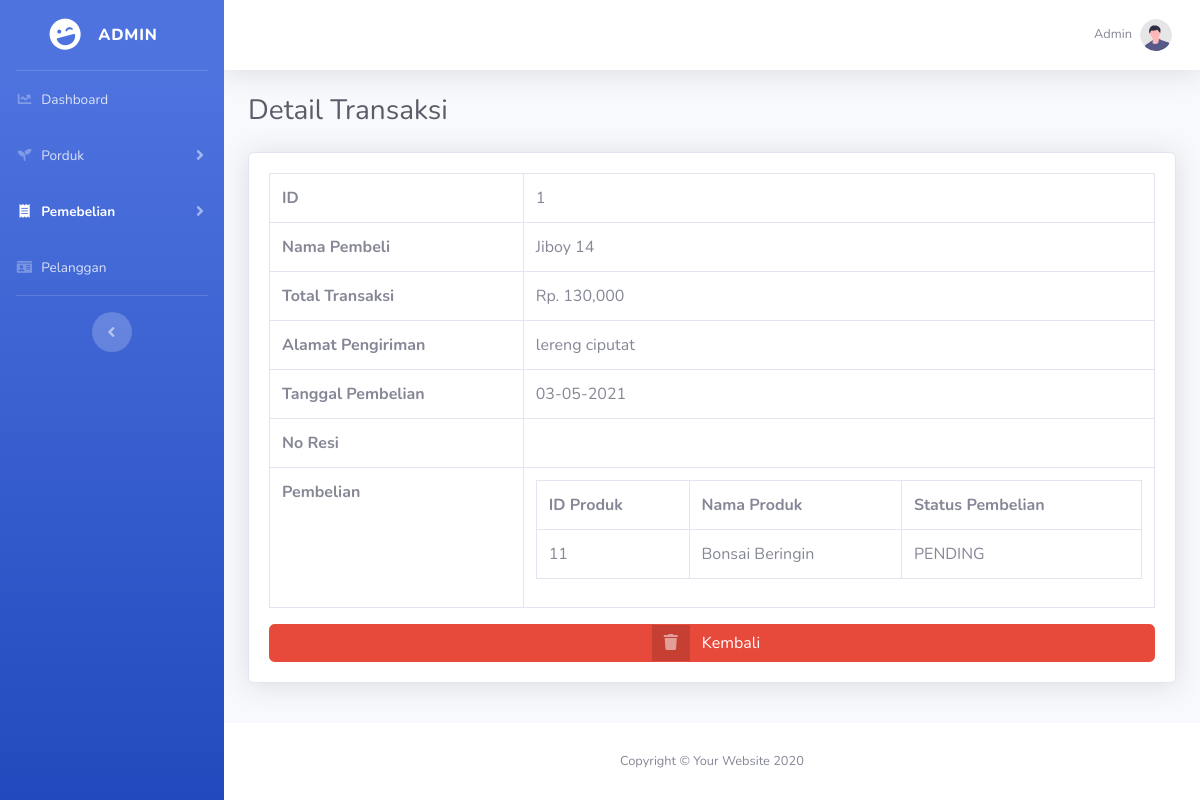
The page /admin/detail_pembelian.php?id=1 on the database its author committed.
### tables this page shows
CREATE TABLE `pembelian` (
  `id_pembelian` int(5) NOT NULL,
  `id_pelanggan` int(5) NOT NULL,
  `id_ongkir` int(5) NOT NULL,
  `tanggal_pembelian` date NOT NULL,
  `total_pembelian` int(11) NOT NULL,
  `nama_kota` varchar(100) NOT NULL,
  `kode_pos` int(7) NOT NULL,
  `tarif` int(5) NOT NULL,
  `alamat_pengiriman` varchar(100) NOT NULL,
  `email` varchar(30) NOT NULL,
  `telpon` varchar(20) NOT NULL,
  `status_pembelian` varchar(20) NOT NULL DEFAULT 'PENDING',
  `resi_pengiriman` varchar(20) NOT NULL
);

CREATE TABLE `pelanggan` (
  `id_pelanggan` int(5) NOT NULL,
  `email_pelanggan` varchar(30) NOT NULL,
  `password_pelanggan` varchar(255) NOT NULL,
  `nama_pelanggan` varchar(50) NOT NULL,
  `telpon_pelanggan` varchar(20) NOT NULL
);

CREATE TABLE `pembelian_produk` (
  `id_pembelian_produk` int(5) NOT NULL,
  `id_pembelian` int(5) NOT NULL,
  `id_produk` int(5) NOT NULL,
  `jumlah_produk` int(3) NOT NULL,
  `nama` varchar(100) NOT NULL,
  `harga` int(9) NOT NULL,
  `berat` int(3) NOT NULL,
  `subharga` int(10) NOT NULL
);

CREATE TABLE `produk` (
  `id_produk` int(5) NOT NULL,
  `kat_produk` varchar(20) NOT NULL,
  `nama_produk` varchar(100) NOT NULL,
  `harga_produk` int(11) NOT NULL,
  `berat_produk` int(4) NOT NULL,
  `foto_produk` varchar(100) NOT NULL,
  `deskripsi_produk` text NOT NULL,
  `stok_produk` int(5) NOT NULL
);

### admin/detail_pembelian.php (the view, shortened to what this page needs)
<?php include('../koneksi1.php')?>
<!DOCTYPE html>
<html lang="en">
<head>
</head>
<body id="page-top">
<?php
    $ambil = $koneksi1->query("SELECT * FROM pembelian JOIN pelanggan ON pembelian.id_pelanggan=pelanggan.id_pelanggan WHERE pembelian.id_pembelian='$_GET[id]'");
    $detail = $ambil->fetch_assoc();
?>
    <div id="wrapper">
    <?php include('sidebar/sidebar_pembelian.php');?>
        <div id="content-wrapper" class="d-flex flex-column">
        <?php include('topbar.php');?>
            <div id="content">
<div class="container-fluid">
<div class="d-sm-flex align-items-center justify-content-between mb-4">
    <h1 class="h3 mb-0 text-gray-800">Detail Transaksi </h1>
</div>
<div class="card shadow">
    <div class="card-body">
        <table class="table table-bordered">
            <tr>
                <th>ID</th>
                <td><?= $detail['id_pembelian'] ?></td>
            </tr>
            <tr>
                <th>Nama Pembeli</th>
                <td><?php echo $detail['nama_pelanggan']; ?></td>
            </tr>
            <tr>
            <tr>
                <th>Total Transaksi</th>
                <td> Rp. <?php echo number_format ($detail['total_pembelian']); ?></td>
            </tr>
            <tr>
                <th>Alamat Pengiriman</th>
                <td><?php echo $detail['alamat_pengiriman']; ?></td>
            </tr>
            <tr>
            <?php $tanggal = $detail['tanggal_pembelian']?>
                <th>Tanggal Pembelian</th>
                <td><?php echo date('d-m-Y',strtotime($tanggal)); ?></td>
            </tr>
            <tr>
                <th>No Resi</th>
                <td><?php echo $detail['resi_pengiriman'];?></td>
            </tr>
            <tr>
                <th>Pembelian</th>
                <td>
                    <table class="table table-bordered">
                        <tr>
                            <th>ID Produk</th>
                            <th>Nama Produk</th>
                            <th>Status Pembelian</th>
                        </tr>
                        <?php $ambil=$koneksi1->query("SELECT * FROM pembelian_produk JOIN produk ON
                        pembelian_produk.id_produk=produk.id_produk
                        WHERE pembelian_produk.id_pembelian='$_GET[id]'"); ?>
                        <?php while ($pecah=$ambil->fetch_assoc()) { ?>
                            <tr>
                                <td><?php echo $pecah['id_produk']?></td>
                                <td><?php echo $pecah['nama']; ?></td>
                                <td><?php echo $detail['status_pembelian']; ?></td>
                            </tr>
                        <?php } ?>
                    </table>
                </td>
            </tr>
        </table>
        <a href="pembelian.php" class="btn btn-danger btn-icon-split btn-block">
            <span class="icon text-white-50">
                <i class="fas fa-trash"></i>
            </span>
            <span class="text">Kembali</span>
        </a>
    </div>
</div>
</div>
            </div>
            <?php include('footer.php');?>
        </div>
    </div>
</body>
</html>

### rows shown on the page
pembelian: id_pembelian "1", id_pelanggan.nama_pelanggan "Jiboy 14", total_pembelian "130,000", alamat_pengiriman "lereng ciputat", tanggal_pembelian "03-05-2021"
pembelian_produk: id_produk.id_produk "11", nama "Bonsai Beringin", id_pembelian.status_pembelian "PENDING"
